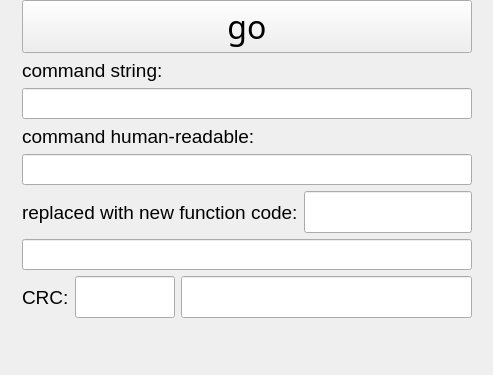
<?xml version="1.0" encoding="UTF-8"?>
<ui version="4.0">
 <class>frmCommand</class>
 <widget class="QWidget" name="frmCommand">
  <property name="geometry">
   <rect>
    <x>0</x>
    <y>0</y>
    <width>493</width>
    <height>375</height>
   </rect>
  </property>
  <property name="minimumSize">
   <size>
    <width>378</width>
    <height>317</height>
   </size>
  </property>
  <property name="windowTitle">
   <string>cmd format</string>
  </property>
  <layout class="QGridLayout" name="gridLayout_4">
   <property name="leftMargin">
    <number>0</number>
   </property>
   <property name="topMargin">
    <number>0</number>
   </property>
   <property name="rightMargin">
    <number>0</number>
   </property>
   <property name="bottomMargin">
    <number>0</number>
   </property>
   <item row="0" column="0">
    <spacer name="horizontalSpacer_2">
     <property name="orientation">
      <enum>Qt::Horizontal</enum>
     </property>
     <property name="sizeHint" stdset="0">
      <size>
       <width>4</width>
       <height>20</height>
      </size>
     </property>
    </spacer>
   </item>
   <item row="0" column="2">
    <spacer name="horizontalSpacer">
     <property name="orientation">
      <enum>Qt::Horizontal</enum>
     </property>
     <property name="sizeHint" stdset="0">
      <size>
       <width>5</width>
       <height>20</height>
      </size>
     </property>
    </spacer>
   </item>
   <item row="2" column="1">
    <spacer name="verticalSpacer_2">
     <property name="orientation">
      <enum>Qt::Vertical</enum>
     </property>
     <property name="sizeHint" stdset="0">
      <size>
       <width>20</width>
       <height>2</height>
      </size>
     </property>
    </spacer>
   </item>
   <item row="0" column="1">
    <widget class="QWidget" name="widget" native="true">
     <property name="sizePolicy">
      <sizepolicy hsizetype="Fixed" vsizetype="Preferred">
       <horstretch>0</horstretch>
       <verstretch>0</verstretch>
      </sizepolicy>
     </property>
     <property name="minimumSize">
      <size>
       <width>450</width>
       <height>400</height>
      </size>
     </property>
     <property name="maximumSize">
      <size>
       <width>450</width>
       <height>400</height>
      </size>
     </property>
     <property name="baseSize">
      <size>
       <width>470</width>
       <height>0</height>
      </size>
     </property>
     <layout class="QGridLayout" name="gridLayout_3">
      <property name="leftMargin">
       <number>0</number>
      </property>
      <property name="topMargin">
       <number>0</number>
      </property>
      <property name="rightMargin">
       <number>0</number>
      </property>
      <property name="bottomMargin">
       <number>0</number>
      </property>
      <item row="0" column="0" colspan="4">
       <widget class="QPushButton" name="pushButton">
        <property name="font">
         <font>
          <family>Agency FB</family>
          <pointsize>24</pointsize>
         </font>
        </property>
        <property name="text">
         <string>go</string>
        </property>
       </widget>
      </item>
      <item row="1" column="0" colspan="2">
       <widget class="QLabel" name="label">
        <property name="font">
         <font>
          <family>Arial</family>
          <pointsize>14</pointsize>
         </font>
        </property>
        <property name="text">
         <string>command string:</string>
        </property>
       </widget>
      </item>
      <item row="3" column="0" colspan="3">
       <widget class="QLabel" name="label_2">
        <property name="font">
         <font>
          <family>Arial</family>
          <pointsize>14</pointsize>
         </font>
        </property>
        <property name="text">
         <string>command human-readable:</string>
        </property>
       </widget>
      </item>
      <item row="5" column="0" colspan="3">
       <widget class="QLabel" name="label_3">
        <property name="sizePolicy">
         <sizepolicy hsizetype="Fixed" vsizetype="Preferred">
          <horstretch>0</horstretch>
          <verstretch>0</verstretch>
         </sizepolicy>
        </property>
        <property name="font">
         <font>
          <family>Arial</family>
          <pointsize>14</pointsize>
         </font>
        </property>
        <property name="text">
         <string>replaced with new function code:</string>
        </property>
       </widget>
      </item>
      <item row="5" column="3">
       <widget class="QLineEdit" name="lineEdit_3">
        <property name="minimumSize">
         <size>
          <width>50</width>
          <height>42</height>
         </size>
        </property>
        <property name="baseSize">
         <size>
          <width>50</width>
          <height>42</height>
         </size>
        </property>
        <property name="font">
         <font>
          <family>Arial</family>
          <pointsize>14</pointsize>
         </font>
        </property>
       </widget>
      </item>
      <item row="7" column="0">
       <widget class="QLabel" name="label_4">
        <property name="sizePolicy">
         <sizepolicy hsizetype="Fixed" vsizetype="Preferred">
          <horstretch>0</horstretch>
          <verstretch>0</verstretch>
         </sizepolicy>
        </property>
        <property name="font">
         <font>
          <family>Arial</family>
          <pointsize>14</pointsize>
         </font>
        </property>
        <property name="text">
         <string>CRC:</string>
        </property>
       </widget>
      </item>
      <item row="7" column="1">
       <widget class="QLineEdit" name="lineEdit_5">
        <property name="sizePolicy">
         <sizepolicy hsizetype="Fixed" vsizetype="Fixed">
          <horstretch>0</horstretch>
          <verstretch>0</verstretch>
         </sizepolicy>
        </property>
        <property name="minimumSize">
         <size>
          <width>50</width>
          <height>42</height>
         </size>
        </property>
        <property name="maximumSize">
         <size>
          <width>100</width>
          <height>16777215</height>
         </size>
        </property>
        <property name="baseSize">
         <size>
          <width>100</width>
          <height>42</height>
         </size>
        </property>
        <property name="font">
         <font>
          <family>Arial</family>
          <pointsize>14</pointsize>
         </font>
        </property>
       </widget>
      </item>
      <item row="7" column="2" colspan="2">
       <widget class="QLineEdit" name="lineEdit_6">
        <property name="sizePolicy">
         <sizepolicy hsizetype="Expanding" vsizetype="Fixed">
          <horstretch>0</horstretch>
          <verstretch>0</verstretch>
         </sizepolicy>
        </property>
        <property name="minimumSize">
         <size>
          <width>50</width>
          <height>42</height>
         </size>
        </property>
        <property name="baseSize">
         <size>
          <width>50</width>
          <height>42</height>
         </size>
        </property>
        <property name="font">
         <font>
          <family>Arial</family>
          <pointsize>14</pointsize>
         </font>
        </property>
       </widget>
      </item>
      <item row="8" column="2">
       <spacer name="verticalSpacer_3">
        <property name="orientation">
         <enum>Qt::Vertical</enum>
        </property>
        <property name="sizeHint" stdset="0">
         <size>
          <width>20</width>
          <height>32</height>
         </size>
        </property>
       </spacer>
      </item>
      <item row="2" column="0" colspan="4">
       <widget class="QLineEdit" name="lineEdit">
        <property name="font">
         <font>
          <family>Arial</family>
          <pointsize>14</pointsize>
         </font>
        </property>
       </widget>
      </item>
      <item row="4" column="0" colspan="4">
       <widget class="QLineEdit" name="lineEdit_2">
        <property name="font">
         <font>
          <family>Arial</family>
          <pointsize>14</pointsize>
         </font>
        </property>
       </widget>
      </item>
      <item row="6" column="0" colspan="4">
       <widget class="QLineEdit" name="lineEdit_4">
        <property name="font">
         <font>
          <family>Arial</family>
          <pointsize>14</pointsize>
         </font>
        </property>
       </widget>
      </item>
     </layout>
    </widget>
   </item>
  </layout>
 </widget>
 <resources/>
 <connections/>
</ui>
